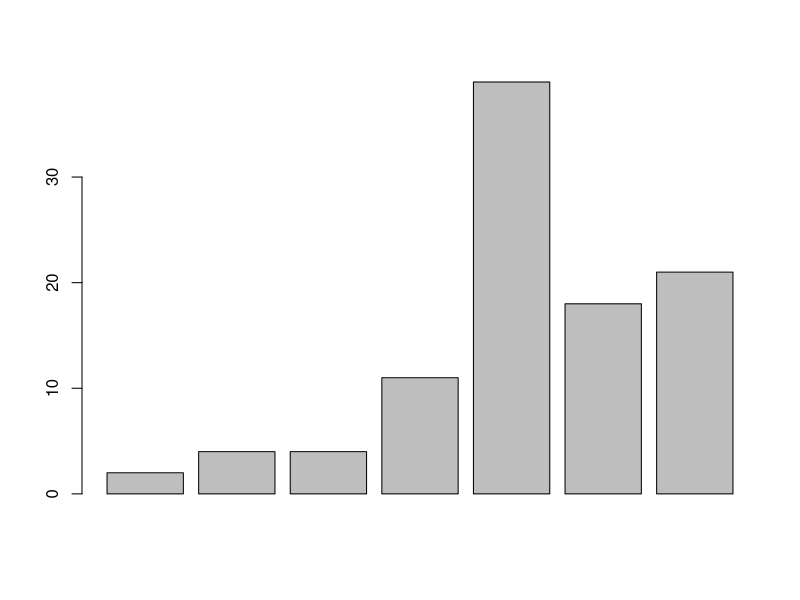
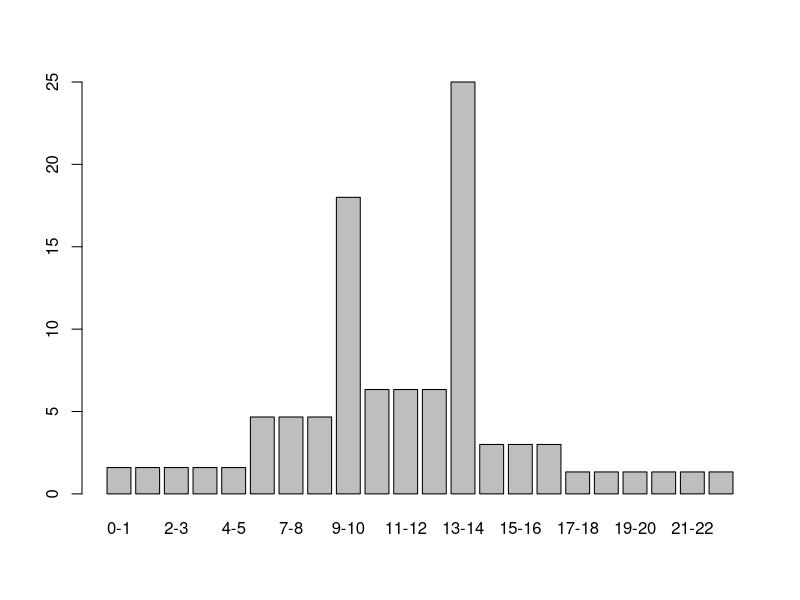
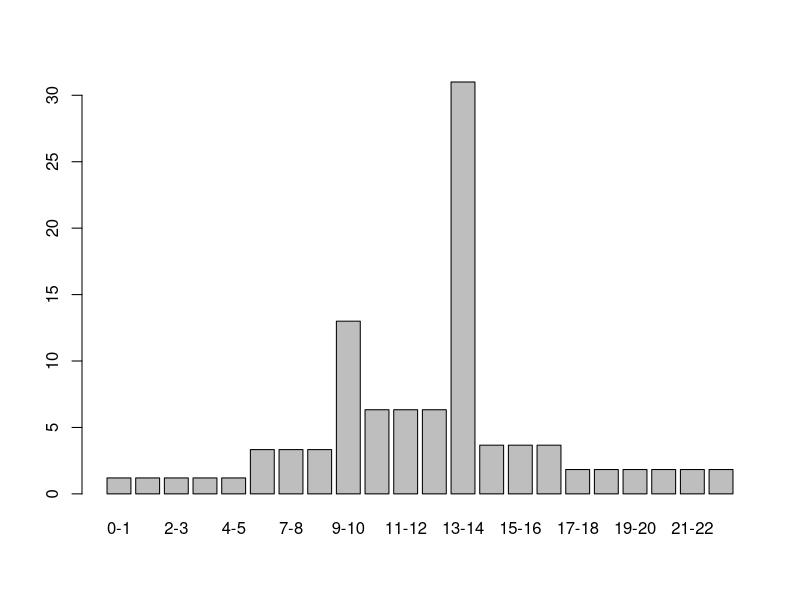
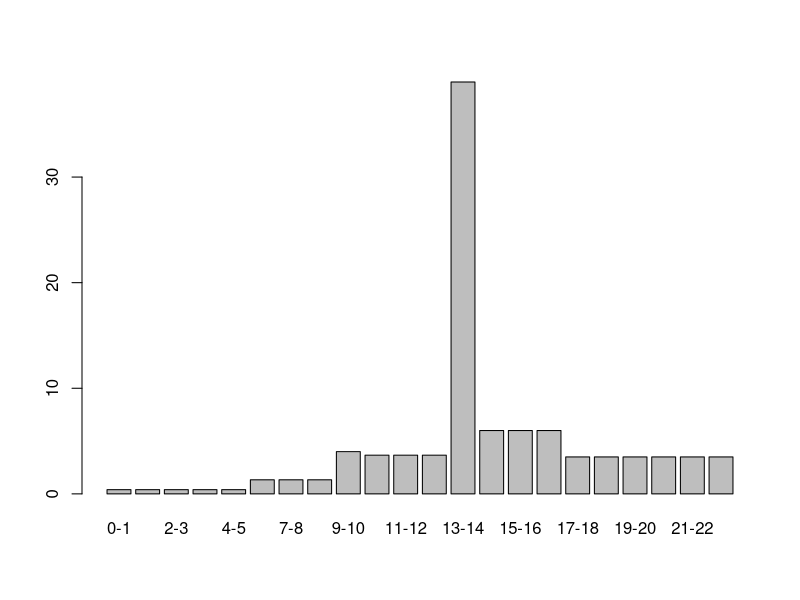

The R source for these figures, in order: (Note: this script raises an error after producing the figures.)
# 2.a
summary(c(8,14,18,19,25,9,8))
summary(c(6,10,13,19,31,11,11))
summary(c(2,4,4,11,39,18,21))

# 2.b
yr_1960 = c(8,14,18,19,25,9,8)
yr_1970 = c(6,10,13,19,31,11,11)
yr_1991 = c(2,4,4,11,39,18,21)
school_yrs = c('0-5','5-8', '8-9', '9-12', '12-13', '13-16', '>16')
education_levels_data = data.frame(school_yrs, yr_1960, yr_1970, yr_1991)

# 2.c
barplot(yr_1991) # class intervals are not uniform

# better way is to have school_yrs as x axis
class_len = c(5,3,1,3,1,3,6)
yr_1960_adjusted = rep(c(yr_1960/class_len), class_len)
yr_1970_adjusted = rep(c(yr_1970/class_len), class_len)
yr_1991_adjusted = rep(c(yr_1991/class_len), class_len)

# 2.e
intervals = c('0-1','1-2','2-3','3-4','4-5','6-7','7-8','8-9','9-10','10-11','11-12','12-13',
              '13-14','14-15','15-16','16-17','17-18','18-19','19-20','20-21','21-22')
names(yr_1960_adjusted) = intervals
names(yr_1970_adjusted) = intervals
names(yr_1991_adjusted) = intervals

barplot(yr_1960_adjusted)
barplot(yr_1970_adjusted)
barplot(yr_1991_adjusted)


# 3.a
typeof(UCBAdmissions)
class(UCBAdmissions)

# 3.b
ucb_data = data.frame(UCBAdmissions)

# 3.c
attach(ucb_data)
percent_male_admitted = sum(Freq[Gender == 'Male' & Admit == 'Admitted']) / sum(Freq) * 100
percent_male_rejected = sum(Freq[Gender == 'Male' & Admit != 'Admitted']) / sum(Freq) * 100
percent_female_admitted = sum(Freq[Gender == 'Female' & Admit == 'Admitted']) / sum(Freq) * 100
percent_female_rejected = sum(Freq[Gender == 'Female' & Admit != 'Admitted']) / sum(Freq) * 100

# 3.d
temp = aggregate(Freq[Gender == 'Male'], by=list(Dept[Gender == 'Male']), FUN = sum)
male_count = temp$x
temp = aggregate(Freq[Gender == 'Female'], by=list(Dept[Gender == 'Female']), FUN = sum)
female_count = temp$x

temp = aggregate(Freq[Gender == 'Male' & Admit == 'Admitted'], by=list(Dept[Gender == 'Male' & Admit == 'Admitted']), FUN = sum)
percent_male_admitted = temp$x / male_count * 100
temp = aggregate(Freq[Gender == 'Female' & Admit == 'Admitted'], by=list(Dept[Gender == 'Female' & Admit == 'Admitted']), FUN = sum)
percent_female_admitted = temp$x / female_count * 100

ucb_grouped_data = data.frame(levels(factor(Dept)), male_count, percent_male_admitted, female_count, percent_female_admitted)
detach(ucb_data)

# 4.a
airquality_data = data.frame(airquality)
summary(airquality_data)
attach(airquality_data)

# 4.b
mean(Ozone)
mean(Ozone[!is.na(Ozone)])

# 4.c
require(gmodels)
CrossTable(cut(Ozone, 5), cut(Wind, 5))

# 4.d
CrossTable(cut(Ozone, 5), cut(Temp, 5))
CrossTable(cut(Ozone, 5), cut(Solar.R, 5))

# 4.e
cor(Ozone[!is.na(Ozone)], Wind[!is.na(Ozone)])
cor(Ozone[!is.na(Ozone)], Temp[!is.na(Ozone)])
cor(Ozone[!is.na(Ozone) & !is.na(Solar.R)], Solar.R[!is.na(Ozone) & !is.na(Solar.R)])

# 4.f
is.weekend = c(0,0,0,0,1,1,0) # ("Tuesday","Wednesday","Thursday","Friday","Saturday","Sunday","Monday")
is.weekend = rep(is.weekend, times=100)
length(is.weekend) = nrow(airquality_data)

summary(Ozone[is.weekend == 0 & !is.na(Ozone)])
summary(Ozone[is.weekend == 1 & !is.na(Ozone)])

detach(airquality_data)

# 4.g
boxplot(Ozone[Month == 5 | Month == 9], Month[Month == 5 | Month == 9])

# 5.a
hist(faithful$eruptions, 50)
# 5.b
plot(density(faithful$eruptions, bw = 0.2))
# 5.c
plot(faithful$eruptions, faithful$waiting)
# 5.d
plot(AirPassengers)
# 5.e
boxplot(InsectSprays$count,InsectSprays$spray)
# 5.f
barplot(GNP ~ Year, data = longley)
# 5.g
pie(rep(1, 5), radius = 1.5)

# 6
attach(airquality)

year = rep(1973, times = nrow(airquality))  # May to September 1973
date = paste(year, Month, sep = "-")
date = paste(date, Day, sep = "-")

day_of_week = weekdays(as.Date(date))
day_of_week[day_of_week == 'Saturday' | day_of_week == 'Sunday'] = 'Weekend'
day_of_week[day_of_week != 'Weekend'] = 'Weekday'

require(ggplot2)  # (or) use library(ggplot2)
qplot(Ozone, Temp, colour = day_of_week)

detach(airquality)

# 7
swiss_data = data.frame(swiss)
attach(swiss_data)
quantile(Education, 0.05)
quantile(Education, 0.10)
quantile(Education, 0.75)

plot(density(Education))
plot(ecdf(Education), do.points=FALSE, verticals = TRUE)

# 8
co2_data = data.frame(CO2)
attach(co2_data)

cov(conc, uptake)
cor(conc, uptake)

detach(co2_data)
